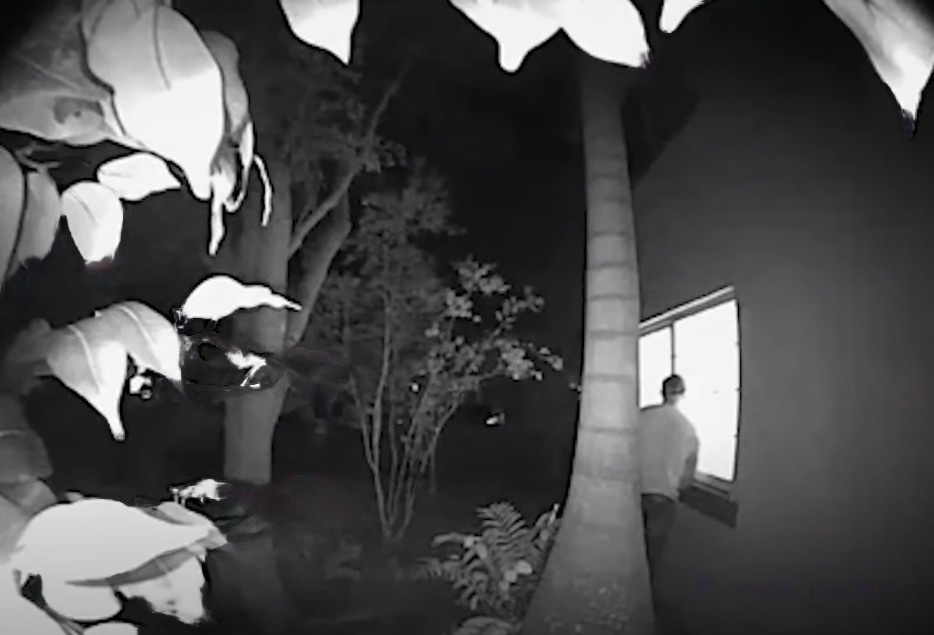
#> input picture example1.png, 934 x 635 px
$ python a.py
#> lines starting #> are read from the running program, lines starting #| are printed output that depends on the picture; after the words box and inside, x2 and y2 are one past the last pixel; in counts of white or black regions, pixels touching at a corner belong together
import cv2

# passing input images instead of webcam feed
images=[]
images.append(cv2.imread('example1.png'))
images.append(cv2.imread('example.png'))
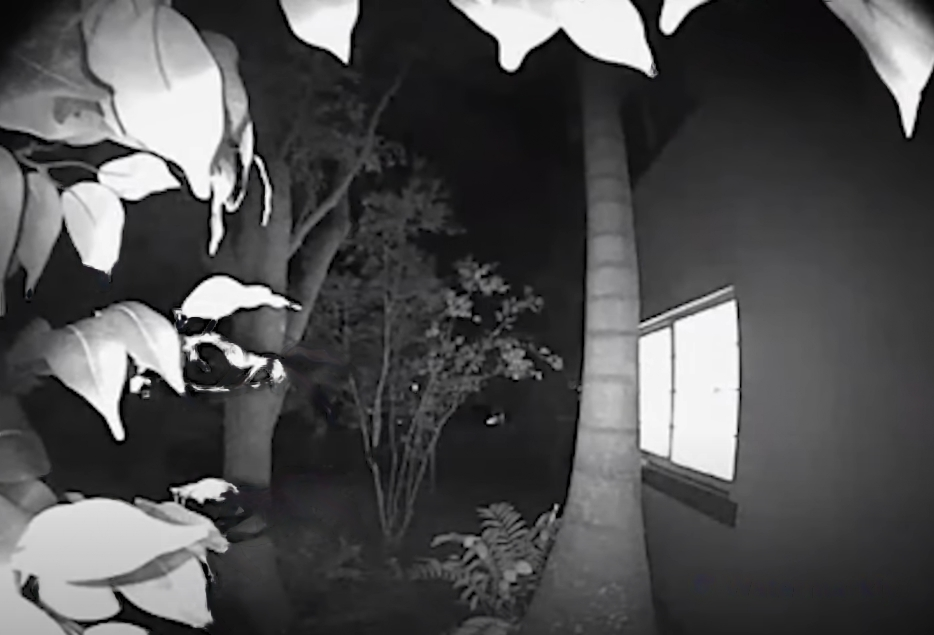
#> input picture example.png, 934 x 635 px

# converting to grayscale and gausssian blurring
temp = images[0]
#> temp is the input picture: shape (635, 934, 3); mean B, G, R 78.3, 77.6, 77.7
images[0] = cv2.cvtColor(images[0],cv2.COLOR_BGR2GRAY)
images[1] = cv2.cvtColor(images[1],cv2.COLOR_BGR2GRAY)
images[0] = cv2.GaussianBlur(images[0],(5,5),2)
images[1] = cv2.GaussianBlur(images[1],(5,5),2)

# subtracting and thresholding
difference = cv2.subtract(images[1],images[0])
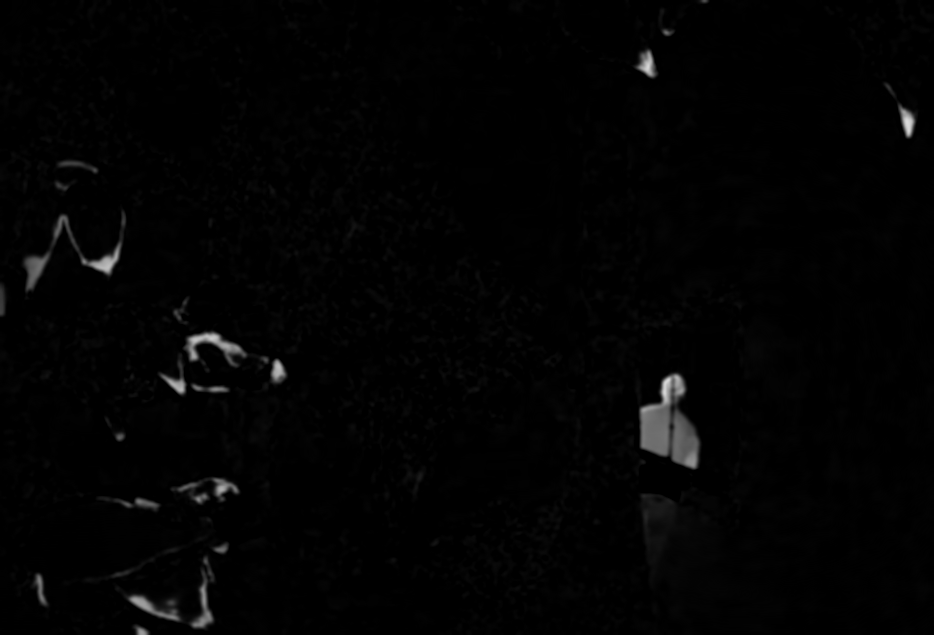
#> difference: shape (635, 934); min 0, max 219, mean 2.8
ret,threhsed_img = cv2.threshold(difference,20,255,cv2.THRESH_BINARY)
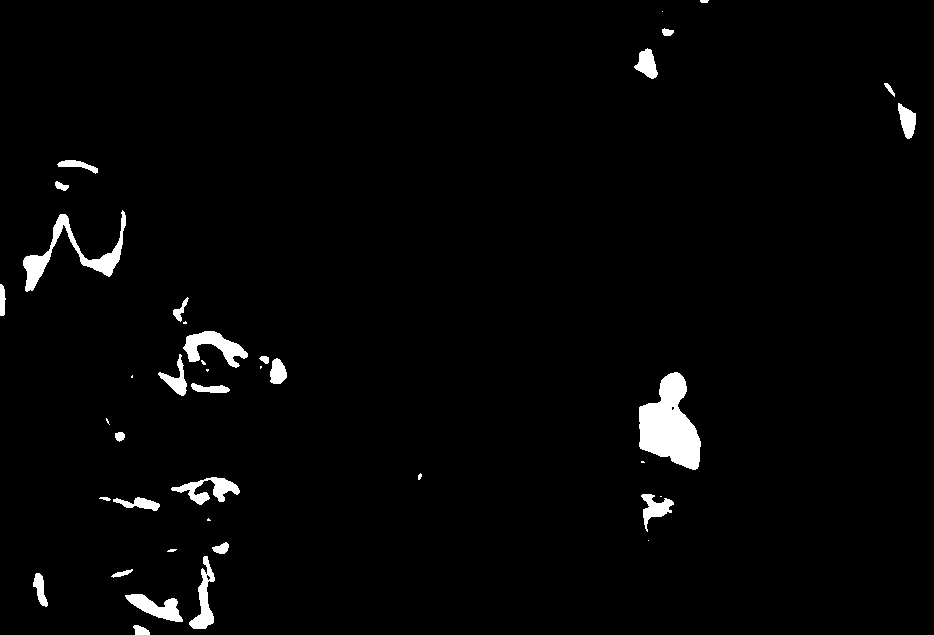
#> threhsed_img: shape (635, 934); 2.2% white; 40 white regions (11 under 20 px), largest, box (x1, y1, x2, y2) and area: (639, 372, 701, 470) 3730, (23, 210, 126, 292) 1806, (183, 331, 248, 368) 1072

# opening
element = cv2.getStructuringElement(cv2.MORPH_RECT,(3,3))
erd_img = cv2.erode(threhsed_img,element,iterations=2)
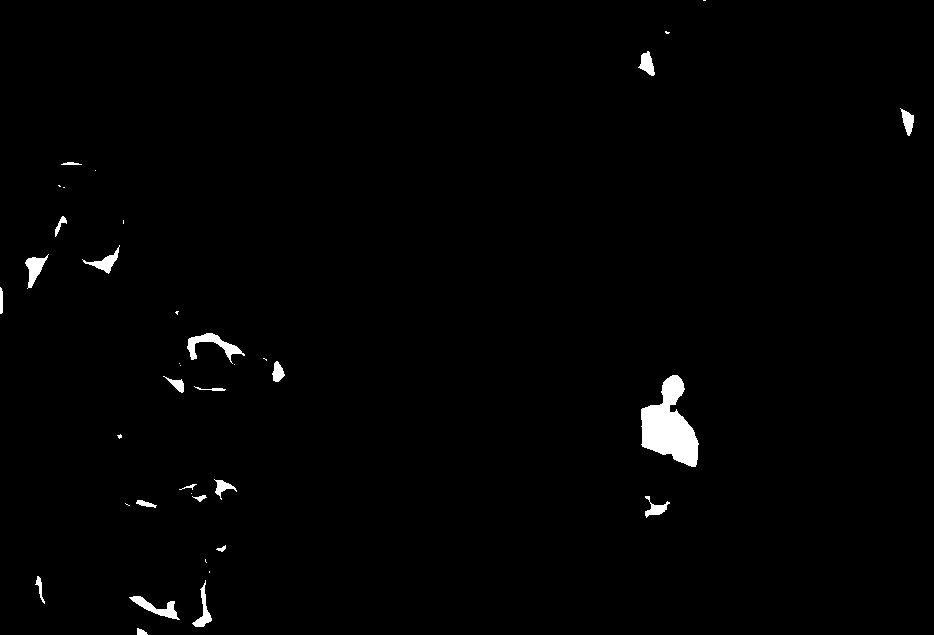
#> erd_img: shape (635, 934); 1.1% white; 38 white regions (16 under 20 px), largest, box (x1, y1, x2, y2) and area: (641, 375, 699, 467) 3014, (187, 333, 245, 364) 564, (129, 596, 180, 620) 421
open_img = cv2.dilate(erd_img,element,iterations=2)
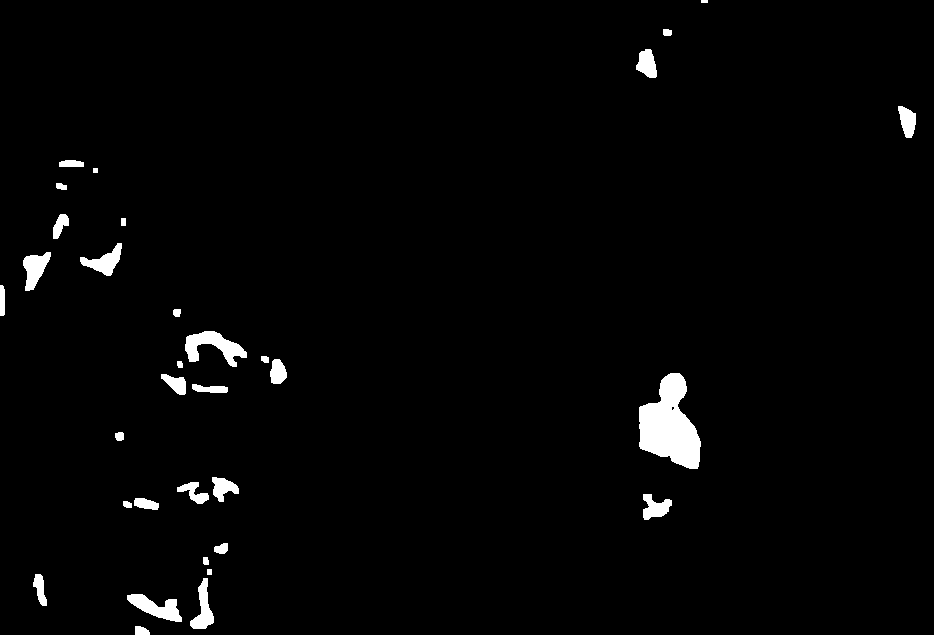
#> open_img: shape (635, 934); 2% white; 33 white regions, largest, box (x1, y1, x2, y2) and area: (639, 373, 701, 469) 3722, (185, 331, 247, 367) 1045, (127, 594, 182, 622) 773

# closing after opening
dil_img = cv2.dilate(open_img,element,iterations=2)
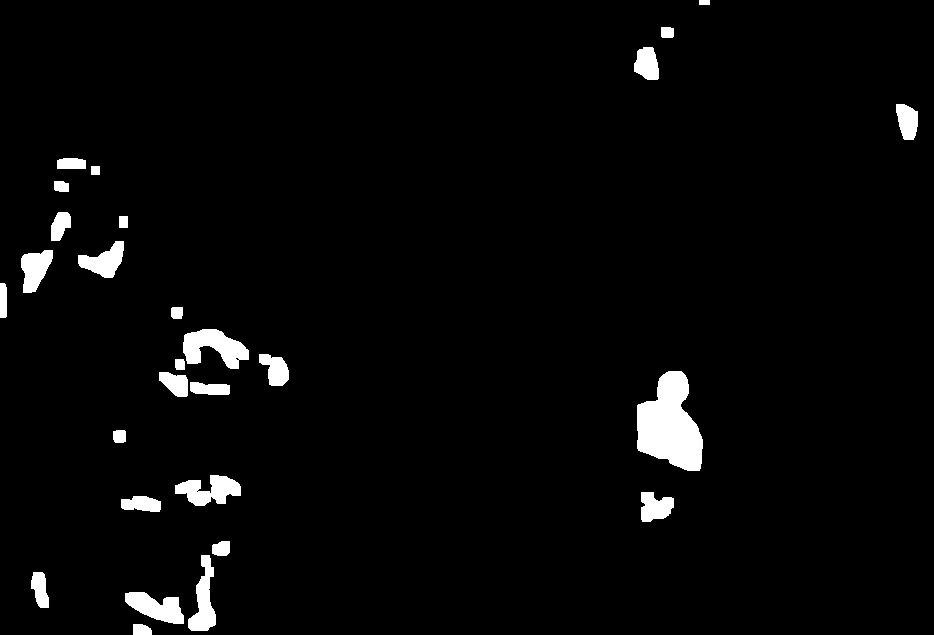
#> dil_img: shape (635, 934); 3.1% white; 28 white regions, largest, box (x1, y1, x2, y2) and area: (637, 371, 703, 471) 4426, (183, 329, 249, 369) 1555, (175, 475, 241, 506) 1223
close_img = cv2.erode(dil_img,element,iterations=2)
#> close_img: shape (635, 934); 2% white; 29 white regions, largest, box (x1, y1, x2, y2) and area: (639, 373, 701, 469) 3738, (185, 331, 247, 367) 1047, (127, 594, 182, 622) 775

# masking out changes using bitwise operation
mask = close_img
final_bgr = cv2.bitwise_and(temp,temp,mask=mask )
cv2.imshow("ProcessedImage",final_bgr)

# Definition of moments in image processing is borrowed from physics. Assume that each pixel in image has weight that is equal to its intensity. Then the point you defined is centroid (a.k.a. center of mass) of image.
# Assume that I(x,y) is the intensity of pixel (x,y) in image. Then m(i,j) is the sum for all possible x and y of: I(x,y) * (x^i) * (y^j)
#finding and making circle about centroid
final_gray = cv2.cvtColor(final_bgr,cv2.COLOR_BGR2GRAY)
moments = cv2.moments(final_gray)
#> moments = moments, m00 1076282, centre m10/m00, m01/m00 = (445.2, 408.2)
x = int((moments['m10'])/(moments['m00']))
#> x = 445
y = int((moments['m01'])/(moments['m00']))
#> y = 408
center = (x,y)
#> center = (445, 408)
color = (0,0,255)
cv2.circle(final_bgr,center,5,color,1)
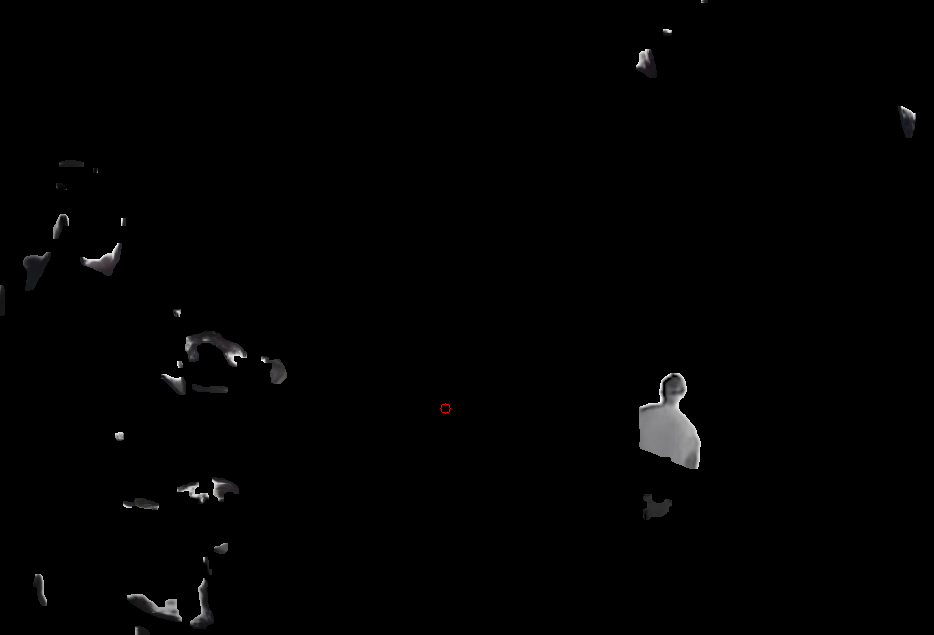
#> final_bgr: shape (635, 934, 3); mean B, G, R 1.8, 1.8, 1.8
cv2.imshow('Centroid',final_bgr)

cv2.waitKey(0)
cv2.destroyAllWindows()
